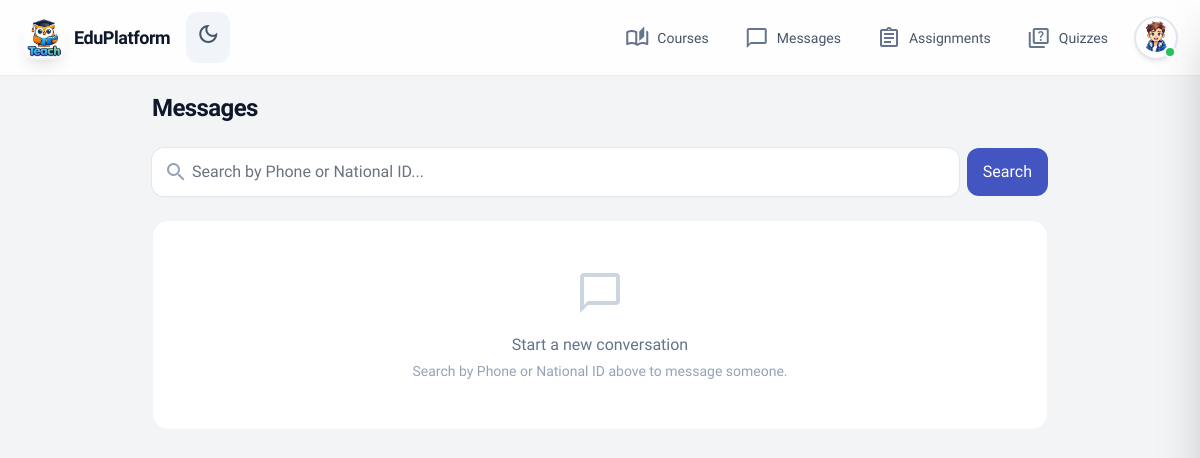
Before: /messages/ (signed in) with the older database file.
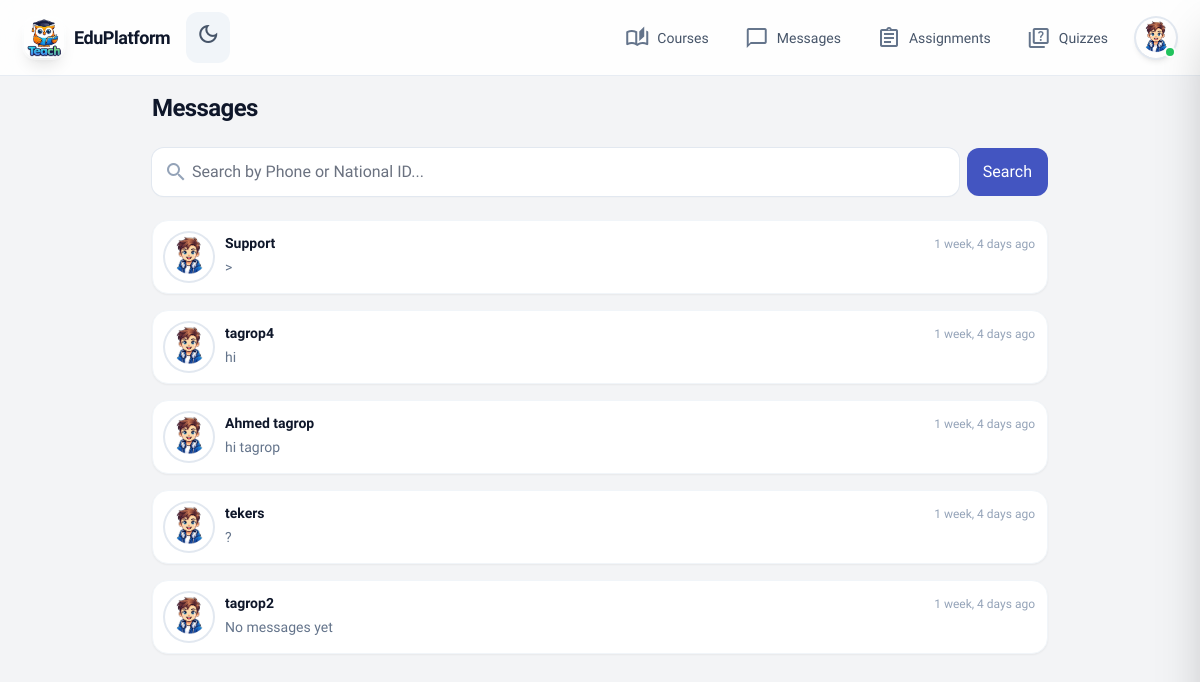
After: the same page with the newer database file.
### teach/models.py (models this page shows, shortened)
class Conversation(models.Model):
    user = models.ForeignKey(
        User,
        on_delete=models.CASCADE,
        related_name='user_conversations',
        to_field='national_id'
    )
    support = models.ForeignKey(
        User,
        on_delete=models.SET_NULL,
        related_name='support_conversations',
        to_field='national_id',
        null=True,
        blank=True
    )
    last_message = models.TextField(blank=True, default='')
    last_message_at = models.DateTimeField(null=True, blank=True)
    is_closed = models.BooleanField(default=False)
    created_at = models.DateTimeField(auto_now_add=True)
    class Meta:
        ordering = ['-last_message_at', '-created_at']

class User(AbstractBaseUser, PermissionsMixin):
    GENDER_CHOICES = [
        ('Male', 'Male'),
        ('Female', 'Female'),
    ]
    MODE_CHOICES = [
        ('Dark', 'Dark'),
        ('Light', 'Light'),
    ]
    GOVERNMENT_CHOICES = [
        ('Cairo', 'Cairo'),
        ('Alexandria', 'Alexandria'),
        ('Giza', 'Giza'),
        ('Shubra El Kheima', 'Shubra El Kheima'),
        ('Port Said', 'Port Said'),
        ('Suez', 'Suez'),
        ('Luxor', 'Luxor'),
        ('Aswan', 'Aswan'),
        ('Ismailia', 'Ismailia'),
        ('Faiyum', 'Faiyum'),
        ('Zagazig', 'Zagazig'),
        ('Damietta', 'Damietta'),
        ('Asyut', 'Asyut'),
        ('Minya', 'Minya'),
        ('Beni Suef', 'Beni Suef'),
        ('Qena', 'Qena'),
        ('Sohag', 'Sohag'),
        ('Hurghada', 'Hurghada'),
        ('Mansoura', 'Mansoura'),
        ('Tanta', 'Tanta'),
        ('Other', 'Other'),
    ]
    GRADE_CHOICES = [
        ('1', 'Grade 1'),
        ('2', 'Grade 2'),
        ('3', 'Grade 3'),
        ('4', 'Grade 4'),
        ('5', 'Grade 5'),
        ('6', 'Grade 6'),
        ('7', 'Grade 7'),
        ('8', 'Grade 8'),
        ('9', 'Grade 9'),
        ('10', 'Grade 10'),
        ('11', 'Grade 11'),
        ('12', 'Grade 12'),
    ]
    DIVISION_CHOICES = [
        ('Science', 'Science'),
        ('Mathematics', 'Mathematics'),
        ('Literature', 'Literature'),
    ]
    national_id = models.CharField(max_length=20, unique=True, primary_key=True)
    first_name = models.CharField(max_length=50)
    second_name = models.CharField(max_length=50, blank=True, default='')
    third_name = models.CharField(max_length=50, blank=True, default='')
    gender = models.CharField(max_length=10, choices=GENDER_CHOICES, blank=True, default='')
    phone_number = models.CharField(max_length=20, blank=True, default='')
    father_phone_number = models.CharField(max_length=20, blank=True, default='')
    school_name = models.CharField(max_length=120, blank=True, default='')
    parents_job = models.CharField(max_length=120, blank=True, default='')
    government = models.CharField(max_length=50, choices=GOVERNMENT_CHOICES, blank=True, default='')
    grade = models.CharField(max_length=10, choices=GRADE_CHOICES, blank=True, default='')
    division = models.CharField(max_length=20, choices=DIVISION_CHOICES, blank=True, default='')
    email = models.EmailField(unique=True)
    mode = models.CharField(max_length=10, choices=MODE_CHOICES, default='Light')
    is_staff = models.BooleanField(default=False)
    is_active = models.BooleanField(default=True)
    created_at = models.DateTimeField(auto_now_add=True)
    objects = CustomUserManager()
    USERNAME_FIELD = 'national_id'
    REQUIRED_FIELDS = ['email', 'first_name']
    class Meta:
        verbose_name = 'User'
        verbose_name_plural = 'Users'
    def get_full_name(self):
        return f"{self.first_name} {self.second_name} {self.third_name}".strip()
    def get_short_name(self):
        return self.first_name

### teach/views.py (the view)
# urls.py: path("messages/", views.messages_view, name="messages"),
@login_required
def messages_view(request):
    create_welcome_conversation_for_user(request.user)
    conversations = (
        Conversation.objects.filter(
            Q(user=request.user) | Q(support=request.user)
        )
        .select_related("user", "support")
        .order_by("-last_message_at", "-created_at")
    )
    conv_list = []
    for c in conversations:
        other = c.support if c.user_id == request.user.national_id else c.user
        unread = Message.objects.filter(
            conversation=c, receiver=request.user, is_read=False
        ).count()
        conv_list.append(
            {
                "conversation": c,
                "other": other,
                "unread_count": unread,
                "last_at": c.last_message_at or c.created_at,
            }
        )
    return render(
        request,
        "teach/messages/conversations.html",
        {"conversations": conv_list},
    )

### teach/context_processors.py (called while the page is built)
def unread_messages_count(request):
    if request.user.is_authenticated:
        count = Message.objects.filter(receiver=request.user, is_read=False).count()
        return {"unread_messages_count": count}
    return {"unread_messages_count": 0}

### teach/views.py (called while the page is built, shortened)
def create_welcome_conversation_for_user(new_user):
    if new_user.national_id == SUPPORT_NATIONAL_ID:
        return

### templates/teach/messages/conversations.html (shortened to what this page needs)
{% extends 'teach/base.html' %}
{% load static %}
{% block main_class %}px-4 py-4 pb-24 md:pb-8{% endblock %}
{% block content %}
<div class="max-w-4xl mx-auto">
  <div class="flex items-center justify-between mb-6">
    <h1 class="text-2xl font-bold tracking-tight">Messages</h1>
  </div>
  <div class="mb-6">
    <div class="relative flex gap-2">
      <input type="text" id="searchUserInput" placeholder="Search by Phone or National ID..."
        class="flex-1 bg-white dark:bg-slate-800 border-none rounded-xl pl-10 pr-4 py-3 shadow-sm focus:ring-2 focus:ring-primary ring-1 ring-slate-200 dark:ring-slate-700 transition-all outline-none">
      <button type="button" id="searchUserBtn" class="px-4 py-3 rounded-xl bg-primary text-white font-medium hover:bg-primary/90 transition shrink-0">
        Search
      </button>
    </div>
  </div>
  <div class="space-y-4" id="conversationsList">
    {% if conversations %}
      {% for item in conversations %}
      <a href="{% url 'chat_detail' item.conversation.id %}"
        class="flex items-start gap-3 p-3 rounded-2xl bg-white dark:bg-slate-800 shadow-sm border border-slate-100 dark:border-slate-700 hover:bg-slate-50 dark:hover:bg-slate-700/50 transition-colors">
        <div class="relative shrink-0">
          <img
            src="{% if item.other.gender == 'Female' %}{% static 'teach/img/female-avatar.png' %}{% else %}{% static 'teach/img/male-avatar.png' %}{% endif %}"
            alt="{{ item.other.get_full_name }}"
            class="w-12 h-12 rounded-full object-cover ring-2 ring-slate-200 dark:ring-slate-600">
        </div>
        <div class="flex-1 min-w-0">
          <div class="flex justify-between items-baseline mb-1">
            <h3 class="font-bold text-sm truncate">{{ item.other.get_full_name|default:item.other.get_short_name|default:item.other.national_id }}</h3>
            <span class="text-xs text-slate-400 shrink-0 ml-2">{{ item.last_at|timesince }} ago</span>
          </div>
          <p class="text-sm text-slate-500 dark:text-slate-400 truncate">
            {% if item.conversation.last_message %}{{ item.conversation.last_message }}{% else %}No messages yet{% endif %}
          </p>
        </div>
      </a>
      {% endfor %}
    {% else %}
      <div class="text-center py-12 px-4 rounded-2xl bg-white dark:bg-slate-800 border border-slate-100 dark:border-slate-700">
        <span class="material-icons-outlined text-5xl text-slate-300 dark:text-slate-600 mb-4">chat_bubble_outline</span>
        <p class="text-slate-500 dark:text-slate-400 font-medium">Start a new conversation</p>
        <p class="text-sm text-slate-400 dark:text-slate-500 mt-1">Search by Phone or National ID above to message someone.</p>
      </div>
    {% endif %}
  </div>
</div>
{% endblock %}

Changed rows visible on the page:
added Conversation: other.get_full_name "Support", last_at "1 week, 4 days", conversation.last_message ">"
added Conversation: other.get_full_name "tagrop4", last_at "1 week, 4 days", conversation.last_message "hi"
added Conversation: other.get_full_name "Ahmed tagrop", last_at "1 week, 4 days", conversation.last_message "hi tagrop"
added Conversation: other.get_full_name "tekers", last_at "1 week, 4 days", conversation.last_message "?"
added Conversation: other.get_full_name "tagrop2", last_at "1 week, 4 days", last_message "No messages yet"
Other visible differences:
text no longer shown: "Start a new conversation Search by Phone or National ID above to message someone."
